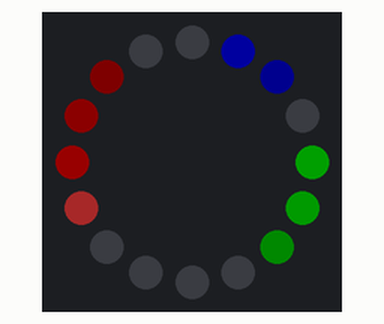
This sketch was run on a simulated Arduino Uno, built with avr-gcc and run on an emulated ATmega328P. On the bench: 16 RGB LEDs in a ring, first at the top, clockwise. Dim RGB values are drawn brighter than linear.

Above: at 0.44 s.
At 6.06 s:
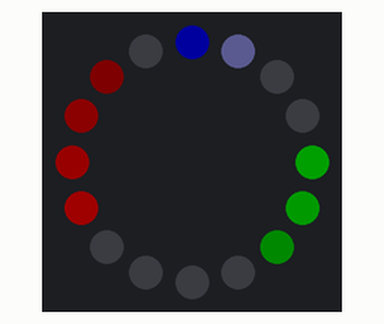
At 10.75 s:
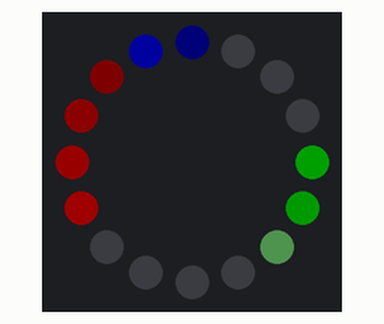
At 19.19 s:
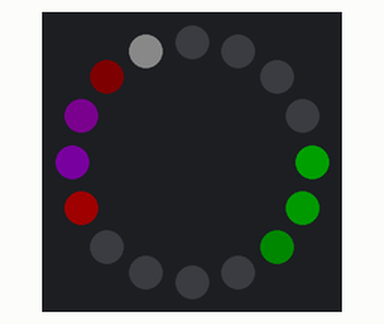
At 25.75 s:
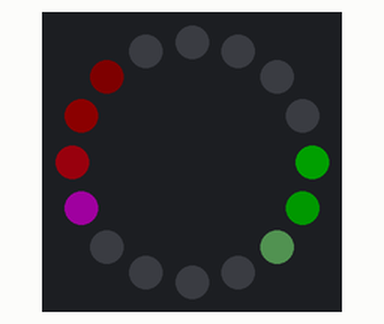
At 37.94 s:
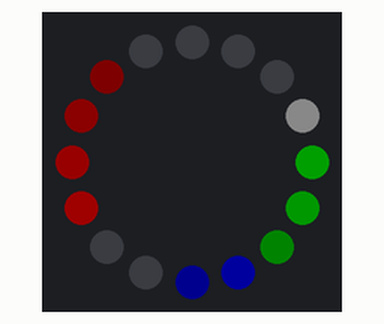

The sketch:

NeoPixelRingClock.ino
```cpp
#include <Adafruit_NeoPixel.h>

#define START_HOUR 4
#define START_MINUTE 50
#define START_SECOND 0

#define NUMBER_OF_PIXELS_IN_RING 16
#define BRIGHTNESS 32 // From 0...255 *************** Make sure your power supply can handle this * NUMBER_OF_LEDS_PER_CLOCK_HAND ******************
#define TOP_LED 1 // A positive number from 0...(NUMBER_OF_PIXELS_IN_RING - 1)
#define DIRECTION -1 // 1 or -1 // Which direction should the watch move?

#define NUMBER_OF_LEDS_FOR_HOUR_HAND 4
#define NUMBER_OF_LEDS_FOR_MINUTE_HAND 3
#define NUMBER_OF_LEDS_FOR_SECOND_HAND 2
#define NUMBER_OF_LEDS_FOR_MILLISECOND_HAND 1
#define LARGEST_NUMBER_OF_LEDS_FOR_A_HAND 4 // ********* Make sure to set this ************

#define HOUR_HAND_RED 1.0
#define HOUR_HAND_GREEN 0.0
#define HOUR_HAND_BLUE 0.0
#define MINUTE_HAND_RED 0.0
#define MINUTE_HAND_GREEN 1.0
#define MINUTE_HAND_BLUE 0.0
#define SECOND_HAND_RED 0.0
#define SECOND_HAND_GREEN 0.0
#define SECOND_HAND_BLUE 1.0
#define MILLISECOND_HAND_RED 0.33
#define MILLISECOND_HAND_GREEN 0.33
#define MILLISECOND_HAND_BLUE 0.33

// If using type 2, the NUMBER_OF_LEDS_FOR_xxxx_HAND above should be odd numbers
#define HAND_DISPLAY_TYPE 0 // 0 = trailing leds, 1 = leading leds, 2 = leading and trailing leds
#define BLINK_RATE 0 // 0 = no blink, otherwise the number is hertz / 2

#define SHOW_HOUR_HAND 1
#define SHOW_MINUTE_HAND 1
#define SHOW_SECOND_HAND 1
#define SHOW_MILLISECOND_HAND 1

// Parameter 1 = number of pixels in strip
// Parameter 2 = Arduino pin number (most are valid)
// Parameter 3 = pixel type flags, add together as needed:
//   NEO_KHZ800  800 KHz bitstream (most NeoPixel products w/WS2812 LEDs)
//   NEO_KHZ400  400 KHz (classic 'v1' (not v2) FLORA pixels, WS2811 drivers)
//   NEO_GRB     Pixels are wired for GRB bitstream (most NeoPixel products)
//   NEO_RGB     Pixels are wired for RGB bitstream (v1 FLORA pixels, not v2)
#define NEOPIXEL_PIN 6
Adafruit_NeoPixel strip = Adafruit_NeoPixel(NUMBER_OF_PIXELS_IN_RING, NEOPIXEL_PIN, NEO_GRB + NEO_KHZ800);

// IMPORTANT: To reduce NeoPixel burnout risk, add 1000 uF capacitor across
// pixel power leads, add 300 - 500 Ohm resistor on first pixel's data input
// and minimize distance between Arduino and first pixel.  Avoid connecting
// on a live circuit...if you must, connect GND first.

#define PIXELS_PER_HOUR (NUMBER_OF_PIXELS_IN_RING / 12.0)
#define PIXELS_PER_MINUTE (NUMBER_OF_PIXELS_IN_RING / 60.0)
#define PIXELS_PER_SECOND (NUMBER_OF_PIXELS_IN_RING / 60.0)
#define PIXELS_PER_MILLISECOND (NUMBER_OF_PIXELS_IN_RING / 1000.0)

int hourPixelBrightnesses[LARGEST_NUMBER_OF_LEDS_FOR_A_HAND];
int hourPixelIndexes[LARGEST_NUMBER_OF_LEDS_FOR_A_HAND];
int minutePixelBrightnesses[LARGEST_NUMBER_OF_LEDS_FOR_A_HAND];
int minutePixelIndexes[LARGEST_NUMBER_OF_LEDS_FOR_A_HAND];
int secondPixelBrightnesses[LARGEST_NUMBER_OF_LEDS_FOR_A_HAND];
int secondPixelIndexes[LARGEST_NUMBER_OF_LEDS_FOR_A_HAND];
int millisecondPixelBrightnesses[LARGEST_NUMBER_OF_LEDS_FOR_A_HAND];
int millisecondPixelIndexes[LARGEST_NUMBER_OF_LEDS_FOR_A_HAND];

int directionOffset = 0;
int topLEDOffset = 0;

void determineHourPixels();
void determineMinutePixels();
void determineSecondPixels();

void setup()
{
    Serial.begin(9600);

    if(DIRECTION == -1)
    {
        directionOffset = NUMBER_OF_PIXELS_IN_RING;
    }
    topLEDOffset = TOP_LED * DIRECTION;

    resetPixels();

    strip.begin();
    strip.show(); // Initialize all pixels to 'off'
}

void loop()
{
    showTime();
}

void showTime()
{
    if(SHOW_MILLISECOND_HAND)
    {
        determineMillisecondPixels();
    }
    if(SHOW_SECOND_HAND)
    {
        determineSecondPixels();
    }
    if(SHOW_MINUTE_HAND)
    {
        determineMinutePixels();
    }
    if(SHOW_HOUR_HAND)
    {
        determineHourPixels();
    }

    uint8_t red, green, blue;
    // Set all empty pixels to empty
    for(int i = 0; i < NUMBER_OF_PIXELS_IN_RING; i ++)
    {
        // Default to no color
        red = 0;
        green = 0;
        blue = 0;

        if(!BLINK_RATE || (BLINK_RATE && fmod(floatSecond(), 2.0 / BLINK_RATE) > 1.0 / BLINK_RATE))
        {
            for(int i2 = 0; i2 < LARGEST_NUMBER_OF_LEDS_FOR_A_HAND; i2 ++)
            {
                // Set the red if there is an hour pixel with the current index
                if(hourPixelIndexes[i2] == i && SHOW_HOUR_HAND)
                {
                    red += hourPixelBrightnesses[i2] * HOUR_HAND_RED;
                    green += hourPixelBrightnesses[i2] * HOUR_HAND_GREEN;
                    blue += hourPixelBrightnesses[i2] * HOUR_HAND_BLUE;
                }
                // Set the green if there is an minute pixel with the current index
                if(minutePixelIndexes[i2] == i && SHOW_MINUTE_HAND)
                {
                    red += minutePixelBrightnesses[i2] * MINUTE_HAND_RED;
                    green += minutePixelBrightnesses[i2] * MINUTE_HAND_GREEN;
                    blue += minutePixelBrightnesses[i2] * MINUTE_HAND_BLUE;
                }
                // Set the blue if there is an second pixel with the current index
                if(secondPixelIndexes[i2] == i && SHOW_SECOND_HAND)
                {
                    red += secondPixelBrightnesses[i2] * SECOND_HAND_RED;
                    green += secondPixelBrightnesses[i2] * SECOND_HAND_GREEN;
                    blue += secondPixelBrightnesses[i2] * SECOND_HAND_BLUE;
                }
                // Set the blue if there is an millisecond pixel with the current index
                if(millisecondPixelIndexes[i2] == i && SHOW_MILLISECOND_HAND)
                {
                    red += millisecondPixelBrightnesses[i2] * MILLISECOND_HAND_RED;
                    green += millisecondPixelBrightnesses[i2] * MILLISECOND_HAND_GREEN;
                    blue += millisecondPixelBrightnesses[i2] * MILLISECOND_HAND_BLUE;
                }
            }

            if(red > 255)
            {
                red = 255;
            }
            if(green > 255)
            {
                green = 255;
            }
            if(blue > 255)
            {
                blue = 255;
            }
        }

        strip.setPixelColor(i, strip.Color(red, green, blue));
    }

    strip.show();

    resetPixels();
}

void resetPixels()
{
    memset(hourPixelIndexes, -1, LARGEST_NUMBER_OF_LEDS_FOR_A_HAND);
    memset(hourPixelBrightnesses, -1, LARGEST_NUMBER_OF_LEDS_FOR_A_HAND);
    memset(minutePixelIndexes, -1, LARGEST_NUMBER_OF_LEDS_FOR_A_HAND);
    memset(minutePixelBrightnesses, -1, LARGEST_NUMBER_OF_LEDS_FOR_A_HAND);
    memset(secondPixelIndexes, -1, LARGEST_NUMBER_OF_LEDS_FOR_A_HAND);
    memset(secondPixelBrightnesses, -1, LARGEST_NUMBER_OF_LEDS_FOR_A_HAND);
    memset(millisecondPixelIndexes, -1, LARGEST_NUMBER_OF_LEDS_FOR_A_HAND);
    memset(millisecondPixelBrightnesses, -1, LARGEST_NUMBER_OF_LEDS_FOR_A_HAND);
}

void determineHourPixels()
{
    determineClockHandPixelsForTime(floatHour(), PIXELS_PER_HOUR, hourPixelBrightnesses, hourPixelIndexes, NUMBER_OF_LEDS_FOR_HOUR_HAND);
}

void determineMinutePixels()
{
    determineClockHandPixelsForTime(floatMinute(), PIXELS_PER_MINUTE, minutePixelBrightnesses, minutePixelIndexes, NUMBER_OF_LEDS_FOR_MINUTE_HAND);
}

void determineSecondPixels()
{
    determineClockHandPixelsForTime(floatSecond(), PIXELS_PER_SECOND, secondPixelBrightnesses, secondPixelIndexes, NUMBER_OF_LEDS_FOR_SECOND_HAND);
}

void determineMillisecondPixels()
{
    determineClockHandPixelsForTime(floatMillisecond(), PIXELS_PER_MILLISECOND, millisecondPixelBrightnesses, millisecondPixelIndexes, NUMBER_OF_LEDS_FOR_MILLISECOND_HAND);
}

void determineClockHandPixelsForTime(float time, float pixelsPerUnit, int *brightnessArray, int *pixelIndexesArray, int numberOfLEDsToUse)
{
    //BLINK

    // Traling
    if(HAND_DISPLAY_TYPE == 0)
    {
        ledTrail(time, pixelsPerUnit, brightnessArray, pixelIndexesArray, numberOfLEDsToUse, 0, -1);
    }
    // Leading
    else if(HAND_DISPLAY_TYPE == 1)
    {
        ledTrail(time, pixelsPerUnit, brightnessArray, pixelIndexesArray, numberOfLEDsToUse, 0, 1);
    }
    // Leading And Trailing
    else if(HAND_DISPLAY_TYPE == 2)
    {
        int numberOfPixels = ((numberOfLEDsToUse % 2 == 1) ? ((numberOfLEDsToUse + 1) / 2) : (numberOfLEDsToUse / 2));
        ledTrail(time, pixelsPerUnit, brightnessArray, pixelIndexesArray, numberOfPixels, 0, -1);
        ledTrail(time, pixelsPerUnit, brightnessArray, pixelIndexesArray, numberOfPixels, numberOfPixels - 1, 1);
    }
}

// direction = -1 means trailing, direction = 1 means leading
void ledTrail(float time, float pixelsPerUnit, int *brightnessArray, int *pixelIndexesArray, int pixelsToUse, int arrayOffset, int direction)
{
    float pixelIndexFloat = time * pixelsPerUnit;
    int pixelIndex = (int)(time * pixelsPerUnit);

    float percentageBetweenPixels = 0;
    // Goes from 1.0 - 0.0
    if(direction == -1)
    {
        percentageBetweenPixels = (pixelIndex + 1 - pixelIndexFloat);
    }
    // Goes from 0.0 - 1.0
    else
    {
        percentageBetweenPixels = (pixelIndexFloat - pixelIndex);
    }

    // The first pixel
    brightnessArray[0] =  BRIGHTNESS;
    pixelIndexesArray[0] = rawIndexToRingIndex(directionOffset - (topLEDOffset + pixelIndex * -DIRECTION));

    // The middle pixels
    if(pixelsToUse > 2)
    {
        for(int i = 1; i < pixelsToUse - 1; i ++)
        {
            brightnessArray[arrayOffset + i] = BRIGHTNESS / (2 * i) + percentageBetweenPixels * BRIGHTNESS / (2 * i);
            pixelIndexesArray[arrayOffset + i] = rawIndexToRingIndex(directionOffset - (topLEDOffset + (pixelIndex + (i * direction))) * -DIRECTION);
        }
    }

    // The last pixel
    if(pixelsToUse > 2)
    {
        brightnessArray[arrayOffset + pixelsToUse - 1] = percentageBetweenPixels * BRIGHTNESS / (2 * (pixelsToUse - 2));
        pixelIndexesArray[arrayOffset + pixelsToUse - 1] = rawIndexToRingIndex(directionOffset - (topLEDOffset + (pixelIndex + (pixelsToUse - 1) * direction)) * -DIRECTION);
    }
    else if(pixelsToUse > 1)
    {
        brightnessArray[arrayOffset + pixelsToUse - 1] = percentageBetweenPixels * BRIGHTNESS / 2;
        pixelIndexesArray[arrayOffset + pixelsToUse - 1] = rawIndexToRingIndex(directionOffset - (topLEDOffset + (pixelIndex + (pixelsToUse - 1) * direction)) * -DIRECTION);
    }
}

int rawIndexToRingIndex(int rawIndex)
{
    if(rawIndex > NUMBER_OF_PIXELS_IN_RING - 1)
    {
        rawIndex %= NUMBER_OF_PIXELS_IN_RING;
    }
    else if(rawIndex < 0)
    {
        rawIndex += NUMBER_OF_PIXELS_IN_RING;
    }

    return rawIndex;
}

float floatMillisecond()
{
    float time = fmod(millis(), 1000);

    return time;
}

float floatSecond()
{
    float time = fmod(rawSecond(), 60);

    return time;
}

float floatMinute()
{
    float time = fmod(rawMinute(), 60);

    return time;
}

float floatHour()
{
    float time = fmod(rawHour(), 12);

    return time;
}

float rawMillisecond()
{
    return (float)millis();
}

float rawSecond()
{
    return rawMillisecond() / 1000.0 + START_SECOND;
}

float rawMinute()
{
    return rawSecond() / 60.0 + START_MINUTE;
}

float rawHour()
{
    return rawMinute() / 60.0 + START_HOUR;
}


// Fill the dots one after the other with a color
void colorWipe(uint32_t c, uint8_t wait)
{
    for(uint16_t i=0; i<strip.numPixels(); i++)
    {
        strip.setPixelColor(i, c);
        strip.show();
        delay(wait);
    }
}

// Fill the dots one after the other with a color
void inverseColorWipe(uint32_t c, uint8_t wait)
{
    for(uint16_t i=strip.numPixels() - 1; i>0; i--)
    {
        strip.setPixelColor(i, c);
        strip.show();
        delay(wait);
    }
}

void rainbow(uint8_t wait)
{
    uint16_t i, j;

    for(j=0; j<256; j++)
    {
        for(i=0; i<strip.numPixels(); i++)
        {
            strip.setPixelColor(i, Wheel((i+j) & BRIGHTNESS));
        }
        strip.show();
        delay(wait);
    }
}

// Slightly different, this makes the rainbow equally distributed throughout
void rainbowCycle(uint8_t wait)
{
    uint16_t i, j;

    for(j=0; j<256*5; j++) { // 5 cycles of all colors on wheel
        for(i=0; i< strip.numPixels(); i++)
        {
            strip.setPixelColor(i, Wheel(((i * 256 / strip.numPixels()) + j) & BRIGHTNESS));
        }
        strip.show();
        delay(wait);
    }
}

// Input a value 0 to BRIGHTNESS to get a color value.
// The colours are a transition r - g - b - back to r.
uint32_t Wheel(byte WheelPos) {
    if(WheelPos < 85) {
        return strip.Color(WheelPos * 3, BRIGHTNESS - WheelPos * 3, 0);
    } else if(WheelPos < 170) {
        WheelPos -= 85;
        return strip.Color(BRIGHTNESS - WheelPos * 3, 0, WheelPos * 3);
    } else {
        WheelPos -= 170;
        return strip.Color(0, WheelPos * 3, BRIGHTNESS - WheelPos * 3);
    }
}
```
